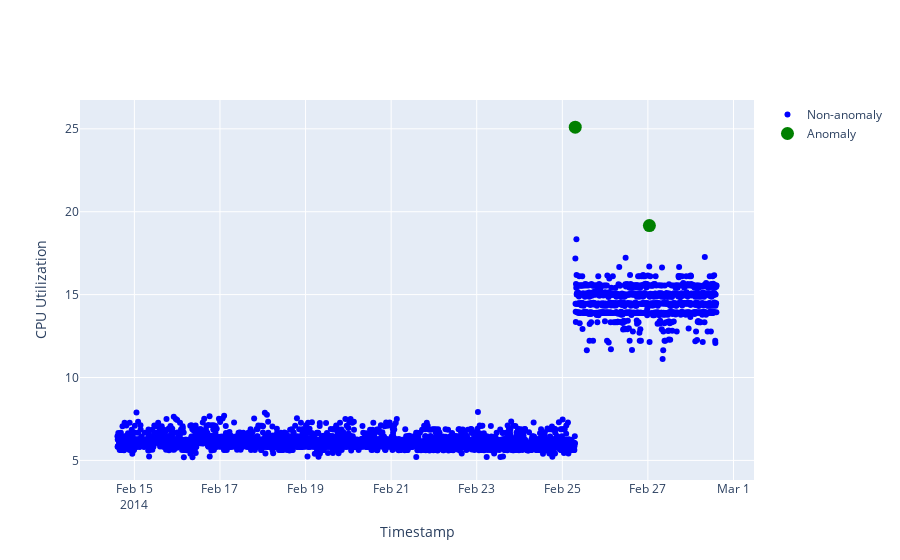

The cell this chart's notebook holds for it:
### Code cell
# plot training data
# Prepare layout w/ titles
layout = dict(xaxis=dict(title='Timestamp'), yaxis=dict(title='CPU Utilization')) 

# Create the figure for plotting the data
fig = go.Figure(layout=layout) 

# Add non-anomaly data to the figure
fig.add_trace(go.Scatter(x=train['timestamp'], y=train['value'], 
                         mode='markers', name='Non-anomaly',
                         marker=dict(color='blue')))

# Add anomaly data to the figure
fig.add_trace(go.Scatter(x=train_anomalies['timestamp'],
                         y=train_anomalies['value'], 
                         mode='markers', name='Anomaly',
                         marker=dict(color='green', size=13)))

### Figure 1 — Plotly figure (JSON) as saved in the notebook; plotly's stock layout.template omitted (floating-point values rounded to 4 significant figures; data arrays with more than 128 entries replaced by an {"elided": "..."} marker saying what was removed)
{"data": [{"marker": {"color": "blue"}, "mode": "markers", "name": "Non-anomaly", "type": "scatter", "x": {"elided": "4032 str values"}, "y": {"elided": "4032 float values"}}, {"marker": {"color": "green", "size": 13}, "mode": "markers", "name": "Anomaly", "type": "scatter", "x": ["2014-02-25T07:15:00", "2014-02-27T00:50:00"], "y": [25.1, 19.16]}], "layout": {"autosize": true, "xaxis": {"autorange": true, "range": ["2014-02-13 18:21:04.973", "2014-03-01 10:38:55.027"], "title": {"text": "Timestamp"}, "type": "date"}, "yaxis": {"autorange": true, "range": [3.704, 26.97], "title": {"text": "CPU Utilization"}, "type": "linear"}}}
